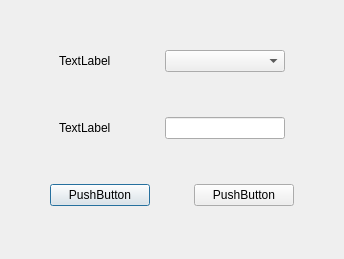
<?xml version="1.0" encoding="UTF-8"?>
<ui version="4.0">
 <class>DFactorCfgDialog</class>
 <widget class="QDialog" name="DFactorCfgDialog">
  <property name="geometry">
   <rect>
    <x>0</x>
    <y>0</y>
    <width>344</width>
    <height>259</height>
   </rect>
  </property>
  <property name="windowTitle">
   <string>Dialog</string>
  </property>
  <layout class="QVBoxLayout" name="verticalLayout">
   <item>
    <layout class="QHBoxLayout" name="horizontalLayout">
     <item>
      <spacer name="horizontalSpacer_4">
       <property name="orientation">
        <enum>Qt::Horizontal</enum>
       </property>
       <property name="sizeHint" stdset="0">
        <size>
         <width>40</width>
         <height>20</height>
        </size>
       </property>
      </spacer>
     </item>
     <item>
      <widget class="QLabel" name="label_chl">
       <property name="minimumSize">
        <size>
         <width>100</width>
         <height>0</height>
        </size>
       </property>
       <property name="maximumSize">
        <size>
         <width>100</width>
         <height>16777215</height>
        </size>
       </property>
       <property name="text">
        <string>TextLabel</string>
       </property>
      </widget>
     </item>
     <item>
      <widget class="QComboBox" name="comboBox_chl">
       <property name="minimumSize">
        <size>
         <width>120</width>
         <height>0</height>
        </size>
       </property>
       <property name="maximumSize">
        <size>
         <width>120</width>
         <height>16777215</height>
        </size>
       </property>
      </widget>
     </item>
     <item>
      <spacer name="horizontalSpacer_5">
       <property name="orientation">
        <enum>Qt::Horizontal</enum>
       </property>
       <property name="sizeHint" stdset="0">
        <size>
         <width>40</width>
         <height>20</height>
        </size>
       </property>
      </spacer>
     </item>
    </layout>
   </item>
   <item>
    <layout class="QHBoxLayout" name="horizontalLayout_2">
     <item>
      <spacer name="horizontalSpacer_7">
       <property name="orientation">
        <enum>Qt::Horizontal</enum>
       </property>
       <property name="sizeHint" stdset="0">
        <size>
         <width>40</width>
         <height>20</height>
        </size>
       </property>
      </spacer>
     </item>
     <item>
      <widget class="QLabel" name="label_factor">
       <property name="minimumSize">
        <size>
         <width>100</width>
         <height>0</height>
        </size>
       </property>
       <property name="maximumSize">
        <size>
         <width>100</width>
         <height>16777215</height>
        </size>
       </property>
       <property name="text">
        <string>TextLabel</string>
       </property>
      </widget>
     </item>
     <item>
      <widget class="QLineEdit" name="lineEdit_factor">
       <property name="minimumSize">
        <size>
         <width>120</width>
         <height>0</height>
        </size>
       </property>
       <property name="maximumSize">
        <size>
         <width>120</width>
         <height>16777215</height>
        </size>
       </property>
      </widget>
     </item>
     <item>
      <spacer name="horizontalSpacer_6">
       <property name="orientation">
        <enum>Qt::Horizontal</enum>
       </property>
       <property name="sizeHint" stdset="0">
        <size>
         <width>40</width>
         <height>20</height>
        </size>
       </property>
      </spacer>
     </item>
    </layout>
   </item>
   <item>
    <layout class="QHBoxLayout" name="horizontalLayout_3">
     <item>
      <spacer name="horizontalSpacer">
       <property name="orientation">
        <enum>Qt::Horizontal</enum>
       </property>
       <property name="sizeHint" stdset="0">
        <size>
         <width>40</width>
         <height>20</height>
        </size>
       </property>
      </spacer>
     </item>
     <item>
      <widget class="QPushButton" name="pushButton_cfg">
       <property name="minimumSize">
        <size>
         <width>100</width>
         <height>0</height>
        </size>
       </property>
       <property name="text">
        <string>PushButton</string>
       </property>
      </widget>
     </item>
     <item>
      <spacer name="horizontalSpacer_2">
       <property name="orientation">
        <enum>Qt::Horizontal</enum>
       </property>
       <property name="sizeHint" stdset="0">
        <size>
         <width>40</width>
         <height>20</height>
        </size>
       </property>
      </spacer>
     </item>
     <item>
      <widget class="QPushButton" name="pushButton_read">
       <property name="minimumSize">
        <size>
         <width>100</width>
         <height>0</height>
        </size>
       </property>
       <property name="text">
        <string>PushButton</string>
       </property>
      </widget>
     </item>
     <item>
      <spacer name="horizontalSpacer_3">
       <property name="orientation">
        <enum>Qt::Horizontal</enum>
       </property>
       <property name="sizeHint" stdset="0">
        <size>
         <width>40</width>
         <height>20</height>
        </size>
       </property>
      </spacer>
     </item>
    </layout>
   </item>
  </layout>
 </widget>
 <resources/>
 <connections/>
</ui>
